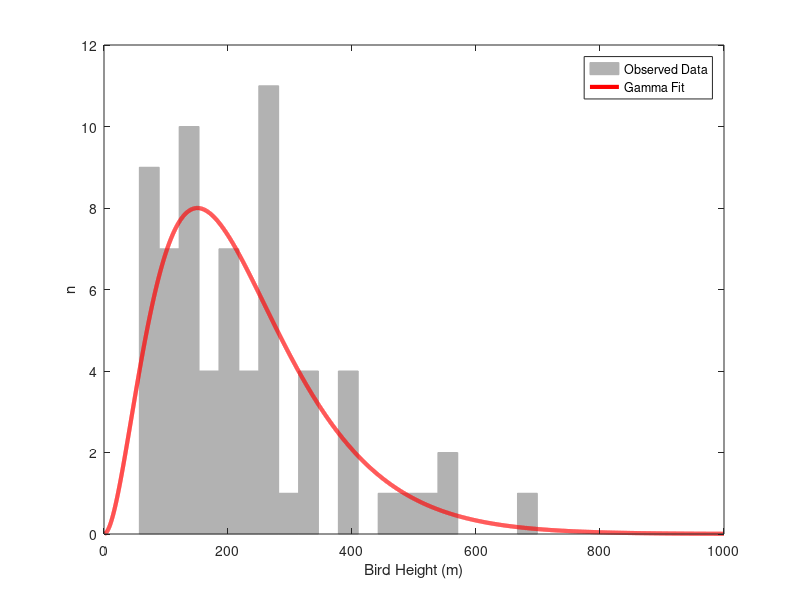

This figure's MATLAB source: (Note: this script raises an error after producing the figure.)
% A = 1;
% x0 = 0; y0 = 0;
%  
% sigma_x = 1;
% sigma_y = 2;
%  
% for theta = 0:pi/100:pi
%     a = cos(theta)^2/2/sigma_x^2 + sin(theta)^2/2/sigma_y^2;
%     b = -sin(2*theta)/4/sigma_x^2 + sin(2*theta)/4/sigma_y^2 ;
%     c = sin(theta)^2/2/sigma_x^2 + cos(theta)^2/2/sigma_y^2;
% 
%     [X, Y] = meshgrid(-5:.1:5, -5:.1:5);
%     Z = A*exp( - (a*(X-x0).^2 + 2*b*(X-x0).*(Y-y0) + c*(Y-y0).^2)) ;
%     surf(X,Y,Z);shading interp;view(-36,36);axis equal;drawnow
% end
% 
% for i = 1:1000
%     path(i).direction_degrees = norminv(rand(1,1),bird_path_direction_degrees_mean,bird_path_direction_degrees_stdev); % degrees clockwise from north
%     path(i).height = norminv(rand(1,1),bird_path_height_mean,bird_path_height_stdev); % meters
%     path(i).speed = norminv(rand(1,1),bird_speed_mean,bird_speed_stdev); % m/s
% end
% 
% directions = [path.direction_degrees];
% heights = [path.height];
% speeds = [path.speed];
% 
% gkde2([directions ; speeds]')
% 
% figure;
% plot(directions,speeds,'.');
% 
% foo = rand(1,100);
% % bar = rand(1,100);
% bar = foo*10;
% information(foo,bar)
% corr2(foo,bar)

% theta = 2*pi*rand(1,50);
% rose(theta,16)

load flight_heights
figure;
hist(flight_heights,20);
h = findobj(gca,'Type','patch');
set(h,'FaceColor',[0.7 0.7 0.7],'EdgeColor',[0.7 0.7 0.7])

xlim([0 1000])
[a b] = gamfit(flight_heights);
p = gampdf(1:0.1:1000,a(1),a(2));
% pinv = gamcdf([99.95 130.5 125],a(1),a(2));
% figure;
hold on
ph = plot(1:0.1:1000,8*p/max(p),'r')
set(ph,'LineWidth',3);
xlabel('Bird Height (m)');
ylabel('n')
legend({'Observed Data','Gamma Fit'})

[bird_speed_pdf ...
 bird_direction_pdf ...
 wind_pdf ...
 bird_height_pdf] = ...
 GeneratePDFs('spring', 'ge', 'morning');

nSimulations = 100000;
wind_directions = nan(1,nSimulations);
wind_speeds = nan(1,nSimulations);
for i = 1:nSimulations
    [wind_speed wind_direction] = GetWindSample(slow_wind_speed, fast_wind_speed);
    wind_speeds(i) = wind_speed;
    wind_directions(i) = wind_direction;
end

load RotorRotationData
turbine_data_wind_speed = data(:,1);
turbine_data_rotor_speed = data(:,2);
turbine_data_rotor_pitch = data(:,3);
figure;
ph = plot(turbine_data_wind_speed, turbine_data_rotor_speed);
xlabel('Wind Speed (m/s)')
ylabel('Rotor Speed (RPMs)');
ylim([0 17]);
set(ph,'LineWidth',3);
PrintFigure('RotorSpeed','jpeg',5,3)


uniform_dist = randn(1,1000)-1;
[pdf intervals] = ksdensity(uniform_dist);
pdf = pdf/sum(pdf);
figure;
plot(intervals,pdf)
sum(pdf.*intervals)
mean(uniform_dist)



%%%%%%%%%%%%%%%%%%%%%%%%%%%%%%%%%%%%%%%%%%%%%%%%%%%%%%%%%%%%%%
% Plot density of collision probability PDF
%%%%%%%%%%%%%%%%%%%%%%%%%%%%%%%%%%%%%%%%%%%%%%%%%%%%%%%%%%%%%%
roc_90_avoidance = all_collision_probabilities(:,1);
roc_90_avoidance_non_zero = roc_90_avoidance(find(roc_90_avoidance > 0));
[roc_pdf roc_intervals] = ksdensity(roc_90_avoidance_non_zero,'function','pdf','support','positive','width',0.05);
figure;
semilogy(roc_intervals, roc_pdf);
figure;hist(roc_90_avoidance_non_zero,100);

%%%%%%%%%%%%%%%%%%%%%%%%%%%%%%%%%%%%%%%%%%%%%%%%%%%%%%%%%%%%%%
% Create bird distribution figures
%%%%%%%%%%%%%%%%%%%%%%%%%%%%%%%%%%%%%%%%%%%%%%%%%%%%%%%%%%%%%%
figure;
subplot(1,2,1);
load morningFigData
p1 = plot(bird_speed.intervals, bird_speed.pdf,'r');
set(p1,'LineWidth',2);
foo = [min(bird_speed.intervals) max(bird_speed.intervals)];
hold on;
load eveningFigData
p2 = plot(bird_speed.intervals, bird_speed.pdf);
set(p2,'LineWidth',2);
xlabel('Bird speed (m/s)');
ylabel('Density');
bar = [min(bird_speed.intervals) max(bird_speed.intervals)];
xlim([min([foo bar]) max([foo bar])]);
legend([p1 p2], {'Dawn', 'Dusk'})
% AxisSet(16,'Garamond');

subplot(1,2,2);
load morningFigData
p1 = plot(bird_direction.intervals, bird_direction.pdf,'r');
set(p1,'LineWidth',2);
hold on;
load eveningFigData
p2 = plot(bird_direction.intervals, bird_direction.pdf);
set(p2,'LineWidth',2);
xlabel('Bird bearing (Degrees Clockwise from North)');
% ylabel('Density');
xlim([min(bird_direction.intervals) max(bird_direction.intervals)]);
% AxisSet(16,'Garamond');
legend([p1 p2], {'Dawn', 'Dusk'},'location','NorthWest')

PrintFigure('BirdPDFs','jpeg',8,5)

%%%%%%%%%%%%%%%%%%%%%%%%%%%%%%%%%%%%%%%%%%%%%%%%%%%%%%%%%%%%%%
% Load and index the raw bird path data
%%%%%%%%%%%%%%%%%%%%%%%%%%%%%%%%%%%%%%%%%%%%%%%%%%%%%%%%%%%%%%
close all

load rawFlightData
textdata = textdata(2:end,:);
bird_directions = data(:,4);
bird_speeds_mph = data(:,10);
bird_speeds_ms = convvel(bird_speeds_mph, 'mph', 'm/s');
wind_speeds_mph = data(:,12);
wind_speeds_ms = convvel(wind_speeds_mph, 'mph', 'm/s');
wind_direction_strs = textdata(:,14);
wind_directions = nan(1,length(wind_direction_strs));
for i = 1:length(wind_direction_strs)
    switch wind_direction_strs{i}
        case 'N'
            wind_directions(i) = 0;
        case 'NE'
            wind_directions(i) = 45;
        case 'E'
            wind_directions(i) = 90;
        case 'SE'
            wind_directions(i) = 135;
        case 'S'
            wind_directions(i) = 180;
        case 'SW'
            wind_directions(i) = 225;
        case 'W'
            wind_directions(i) = 270;
        case 'NW'
            wind_directions(i) = 315;
    end
end

iSummer = 20:26;
iFall = [1:19 27:103];
iGE = strmatch('N',textdata(:,21));
iSiemans = strmatch('N',textdata(:,22));
iVestas = strmatch('N',textdata(:,23));
hourStrs = strtok(textdata(2:end,4),':');
hours = nan(1,length(hourStrs));
for i=1:length(hours)
    hours(i) = str2num(hourStrs{i});
end
iMorning = find(hours < 12);
iEvening = find(hours >= 12);

figure;
hist(wind_speeds_ms,20);

test_heights = nan(1,2000);
for iz = 1:2000
    test_heights(iz) =  DrawFromPDF(bird_height_pdf.pdf,bird_height_pdf.intervals);
end
figure;hist(test_heights,200);


% workingSet = intersect(iSummer,iSiemans);
% bird_directions = bird_directions(workingSet);
% bird_speeds_ms = bird_speeds_ms(workingSet);


%%%%%%%%%%%%%%%%%%%%%%%%%%%%%%%%%%%%%%%%%%%%%%%%%%%%%%%%%%%%%%
% Generate probability distributions from raw data
%%%%%%%%%%%%%%%%%%%%%%%%%%%%%%%%%%%%%%%%%%%%%%%%%%%%%%%%%%%%%%

% p = gkde2([bird_directions' ; bird_speeds_ms']',200,[41 .9]);
p = gkde2([wind_directions ; wind_speeds_ms']',200,[41 .9]);
% p = gkde2([bird_speeds_ms' ; wind_speeds_ms']',200,[41 .9]);
p.f = p.f/sum(p.f(:));
p = WrapPDF(p);
sum(p.f(:))
figure;
imagesc(p.x(1,:),p.y(:,1),p.f);
set(gca,'YDir','normal');
xlabel('Direction (Degrees Clockwise from North)');
ylabel('Ground Speed (m/s)');
title('Real Data');

figure;
% plot(bird_directions, bird_speeds_ms,'.');
plot(wind_directions, wind_speeds_ms,'.');
% plot(bird_speeds_ms, wind_speeds_ms,'.');
xlim([min(p.x(1,:)) max(p.x(1,:))]);
ylim([min(p.y(:,1)) max(p.y(:,1))]);

testIterations = 1000;
directions = nan(1,testIterations);
speeds = nan(1,testIterations);
for i = 1:testIterations
    [direction speed] = DrawFromPDF2(p);
    directions(i) = direction;
    speeds(i) = speed;
end
p2 = gkde2([directions ; speeds]',200,[41 .9]);
p2.f = p2.f/sum(p2.f(:));
p2 = WrapPDF(p2);
sum(p2.f(:))
figure;
plot(directions, speeds,'.');
figure;
imagesc(p2.x(1,:),p2.y(:,1),p2.f);
set(gca,'YDir','normal');
xlabel('Direction (Degrees Clockwise from North)');
ylabel('Ground Speed (m/s)');
title('Simulated data');
xlim([min(p2.x(1,:)) max(p2.x(1,:))]);
ylim([min(p2.y(:,1)) max(p2.y(:,1))]);
